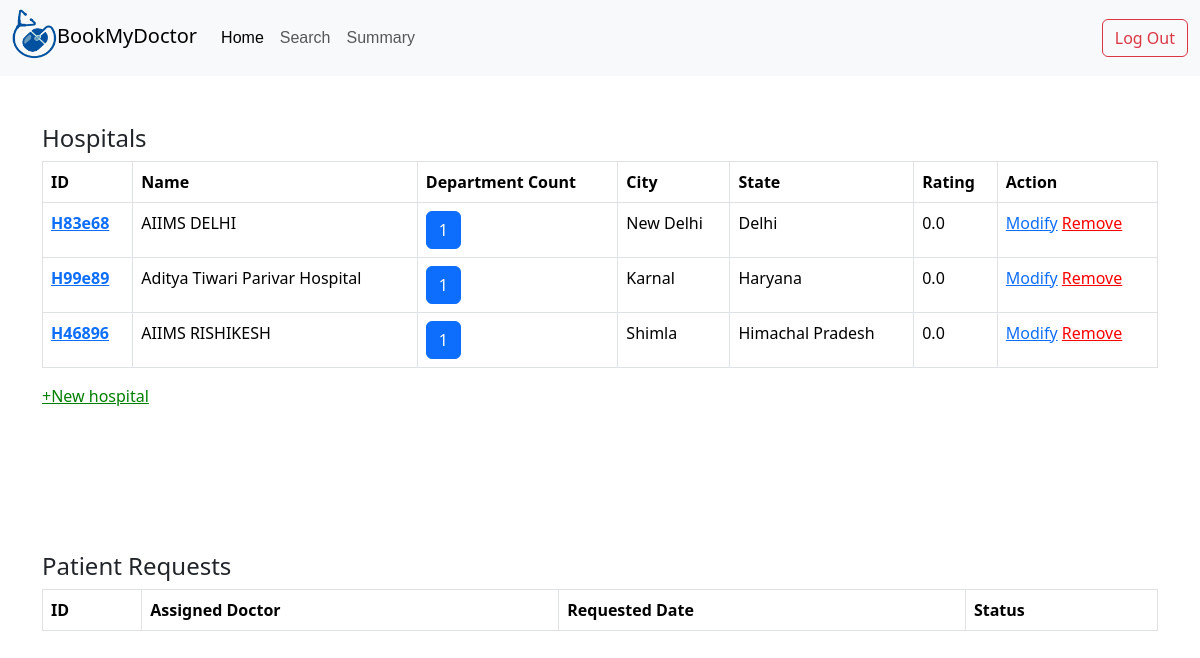
The app's page /admin/dashboard with its own data.
### application/models.py (models this page shows)
class Hospital(db.Model):
    id=db.Column(db.String(),primary_key=True)
    name=db.Column(db.String())
    state=db.Column(db.String())
    city=db.Column(db.String())
    nDept=db.Column(db.Integer,default=0)
    rating=db.Column(db.Float,default=0)

### application/controllers.py (the view)
@app.route('/admin/dashboard',methods=['GET','POST'])
def adminDashboard():
    deptdocs=[]
    for i in Deptdoc.query.all():
        deptdocs.append((i,Doctor.query.get(i.docid)))
    return render_template('admin_dash.html',hospitals=Hospital.query.all(),deptdocs=deptdocs,departments=Department.query.all())

### templates/admin_dash.html (shortened to what this page needs)
<!DOCTYPE html>
<html lang="en">
<head>
    <link href="https://cdn.jsdelivr.net/npm/bootstrap@5.3.3/dist/css/bootstrap.min.css" rel="stylesheet">
    <link rel="stylesheet" href="../static/admin_dash.css">
</head>
<body>
    <nav class="navbar navbar-expand-lg bg-body-tertiary">
        <div class="container-fluid">
            <a class="navbar-brand" href="#">
                <img class="logo" src="/static/images/logo.png"  width="45" height="50">BookMyDoctor
            </a>
          <div class="collapse navbar-collapse" id="navbarSupportedContent">
            <ul class="navbar-nav me-auto mb-2 mb-lg-0">
              <li class="nav-item">
                <a class="nav-link active" aria-current="page" href="#">Home</a>
              </li>
              <li class="nav-item">
                <a class="nav-link" href="#">Search</a>
              </li>
              <li class="nav-item">
                <a class="nav-link" href="#">Summary</a>
              </li>
            </ul>
              <a type="button" href="/" class="btn btn-outline-danger" >Log Out</a>
          </div>
        </div>
    </nav>
    <div class="container table-responsive mt-5" id="hospitals">
        <h4>Hospitals</h4>
      {%if hospitals|length%}
      <table class="table  table-bordered table-hover">
        <thead>
          <tr>
            <th scope="col">ID</th>
            <th scope="col">Name</th>
            <th scope="col">Department Count</th>
            <th scope="col">City</th>
            <th scope="col">State</th>
            <th scope="col">Rating</th>
            <th scope="col">Action</th>
          </tr>
        </thead>
        <tbody>
        {%for hospital in hospitals%}
          <tr>
            <th scope="row"><a href="/{{hospital.id}}/hospital/details">{{hospital.id}}</a></th>
            <td>{{hospital.name}}</td>
            <td ><button class="btn btn-primary catBtn" value="{{hospital.id}}">{{hospital.nDept}}</button></td>
            <td>{{hospital.city}}</td>
            <td>{{hospital.state}}</td>
            <td>{{hospital.rating}}</td>
            <td><a href="/{{hospital.id}}/hospital/modify">Modify</a> <a href="/{{hospital.id}}/hospital/remove" style="color:red">Remove</a></td>
          </tr>
        {%endfor%}
        </tbody>
      </table>
      {%else%}
      <h5>Oops! No hospitals added yet.</h5>
      {%endif%}
      <a href="/hospital/create" style="color:green">+New hospital</a>
      </div>
      <br><br>
      <br><br>
      <div class="container table-responsive mt-5">
        <h4>Patient Requests</h4>
      <table class="table table-bordered table-hover">
        <thead>
          <tr>
            <th scope="col">ID</th>
            <th scope="col">Assigned Doctor</th>
            <th scope="col">Requested Date</th>
            <th scope="col">Status</th>
          </tr>
        </thead>
      </table>
      </div>
</body>
</html>

### static/admin_dash.css (style rules this page uses)
.logo { transform: translateY(-4px); font-family: sans-serif; }
.nav-link { font-family: 'Lucida Sans', 'Lucida Sans Regular', 'Lucida Grande', 'Lucida Sans Unicode', Geneva, Verdana, sans-serif; }
.active { color:red; }

### records on screen
Hospital: id "H83e68", name "AIIMS DELHI", nDept "1", city "New Delhi", state "Delhi", rating "0.0"
Hospital: id "H99e89", name "Aditya Tiwari Parivar Hospital", nDept "1", city "Karnal", state "Haryana", rating "0.0"
Hospital: id "H46896", name "AIIMS RISHIKESH", nDept "1", city "Shimla", state "Himachal Pradesh", rating "0.0"
